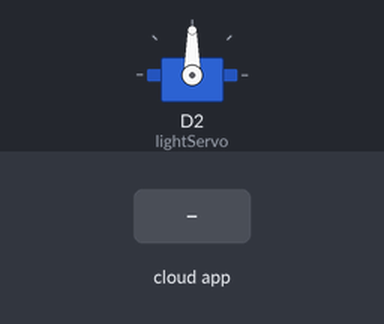
Bench run of a sketch on a simulated Arduino MKR. Shown: servo. The inputs (shaded band) are chosen by the test bench. WiFi joins after 1.5 s; servers stay silent unless stated.

Above: at 4.2 s.
4.3 s: the phone or cloud app sets button to 0
At 5.3 s:
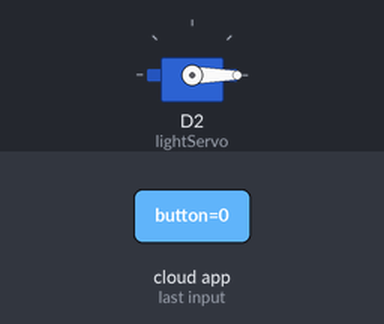
Timing chart, 0 to 7.3 s (numbered marks = the images above; inputs shaded):
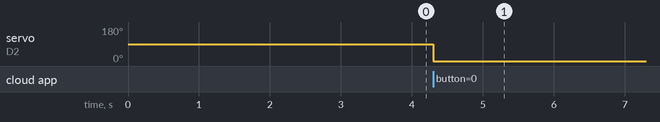

Measured:
- after the input at 4.3 s, servo on D2 (lightServo): 90° → 0° at once

The sketch:

smart_switch_apr05a.ino
```cpp
#include "arduino_secrets.h"
/*
  Sketch generated by the Arduino IoT Cloud Thing "Untitled"
  https://create.arduino.cc/cloud/things/e9843c41-68d0-480f-afd7-f45402f5e020

  Arduino IoT Cloud Variables description

  The following variables are automatically generated and updated when changes are made to the Thing

  CloudLight button;
  int endAngle;
  int startAngle;
  bool blink;

  Variables which are marked as READ/WRITE in the Cloud Thing will also have functions
  which are called when their values are changed from the Dashboard.
  These functions are generated with the Thing and added at the end of this sketch.
*/

#include "thingProperties.h"
#include <Servo.h>

Servo lightServo;

void setup() {
  // Initialize serial and wait for port to open:
  Serial.begin(9600);
  // This delay gives the chance to wait for a Serial Monitor without blocking if none is found
  delay(1500);
  lightServo.attach(2);

  // Defined in thingProperties.h
  initProperties();

  // Connect to Arduino IoT Cloud
  ArduinoCloud.begin(ArduinoIoTPreferredConnection);

  /*
     The following function allows you to obtain more information
     related to the state of network and IoT Cloud connection and errors
     the higher number the more granular information you’ll get.
     The default is 0 (only errors).
     Maximum is 4
 */
  setDebugMessageLevel(2);
  ArduinoCloud.printDebugInfo();
}

void loop() {
  ArduinoCloud.update();
  // Your code here


}


/*
  Since Button is READ_WRITE variable, onButtonChange() is
  executed every time a new value is received from IoT Cloud.
*/
void onButtonChange()  {
  // Add your code here to act upon Button change
  if (button) {
    lightServo.write(endAngle);
  } else {
    lightServo.write(startAngle);
  }
}

/*
  Since Angle is READ_WRITE variable, onAngleChange() is
  executed every time a new value is received from IoT Cloud.
*/
void onAngleChange()  {
  // Add your code here to act upon Angle change
}

/*
  Since Blink is READ_WRITE variable, onBlinkChange() is
  executed every time a new value is received from IoT Cloud.
*/
void onBlinkChange()  {
  // Add your code here to act upon Blink change
  if (blink) {
    digitalWrite(LED_BUILTIN, HIGH);
  } else {
    digitalWrite(LED_BUILTIN, LOW);
  }


}

/*
  Since EndAngle is READ_WRITE variable, onEndAngleChange() is
  executed every time a new value is received from IoT Cloud.
*/
void onEndAngleChange()  {
  // Add your code here to act upon EndAngle change
}

/*
  Since StartAngle is READ_WRITE variable, onStartAngleChange() is
  executed every time a new value is received from IoT Cloud.
*/
void onStartAngleChange()  {
  // Add your code here to act upon StartAngle change
}
```

arduino_secrets.h
```cpp
#define SECRET_SSID ""
#define SECRET_OPTIONAL_PASS ""
```

thingProperties.h
```cpp
// Code generated by Arduino IoT Cloud, DO NOT EDIT.

#include <ArduinoIoTCloud.h>
#include <Arduino_ConnectionHandler.h>

const char SSID[]     = SECRET_SSID;    // Network SSID (name)
const char PASS[]     = SECRET_OPTIONAL_PASS;    // Network password (use for WPA, or use as key for WEP)

void onButtonChange();
void onEndAngleChange();
void onStartAngleChange();
void onBlinkChange();

CloudLight button;
int endAngle;
int startAngle;
bool blink;

void initProperties(){

  ArduinoCloud.addProperty(button, READWRITE, ON_CHANGE, onButtonChange);
  ArduinoCloud.addProperty(endAngle, READWRITE, ON_CHANGE, onEndAngleChange);
  ArduinoCloud.addProperty(startAngle, READWRITE, ON_CHANGE, onStartAngleChange);
  ArduinoCloud.addProperty(blink, READWRITE, ON_CHANGE, onBlinkChange);

}

WiFiConnectionHandler ArduinoIoTPreferredConnection(SSID, PASS);
```
